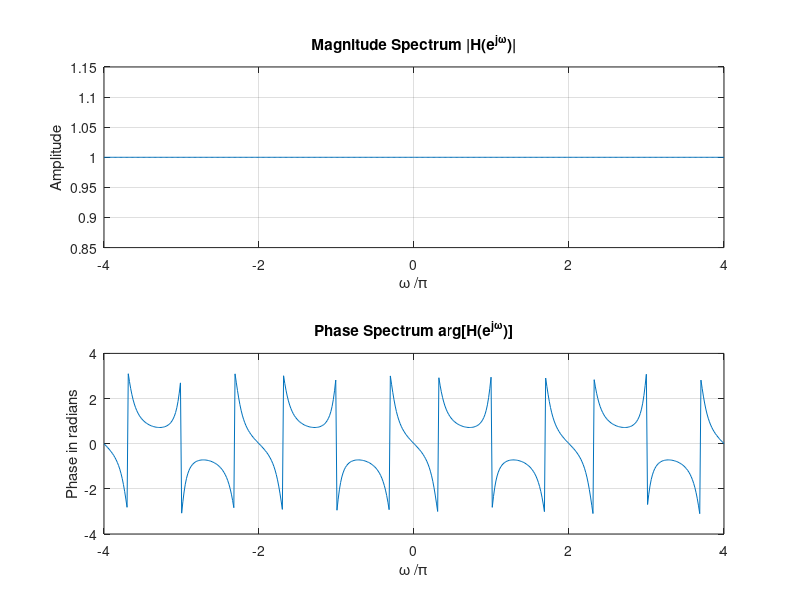

Here is the MATLAB script that generated this plot:
% Program P3_1
% Evaluation of the DTFT 
clf; clc; clear all; close all;
% Compute the frequency samples of the DTFT
w = -4*pi:8*pi/511:4*pi;
num = [0.7 -0.5 0.3 1];
den = [1 0.3 -0.5 0.7];
h = freqz(num, den, w);
% Plot the DTFT
subplot(2,1,1)
plot(w/pi,real(h));grid
title('Real part of H(e^{j\omega})')
xlabel('\omega /\pi');
ylabel('Amplitude');
subplot(2,1,2)
plot(w/pi,imag(h));grid
title('Imaginary part of H(e^{j\omega})')
xlabel('\omega /\pi');
ylabel('Amplitude');
pause
subplot(2,1,1)
plot(w/pi,abs(h));grid
title('Magnitude Spectrum |H(e^{j\omega})|')
xlabel('\omega /\pi');
ylabel('Amplitude');
subplot(2,1,2)
plot(w/pi,angle(h));grid
title('Phase Spectrum arg[H(e^{j\omega})]')
xlabel('\omega /\pi');
ylabel('Phase in radians');
